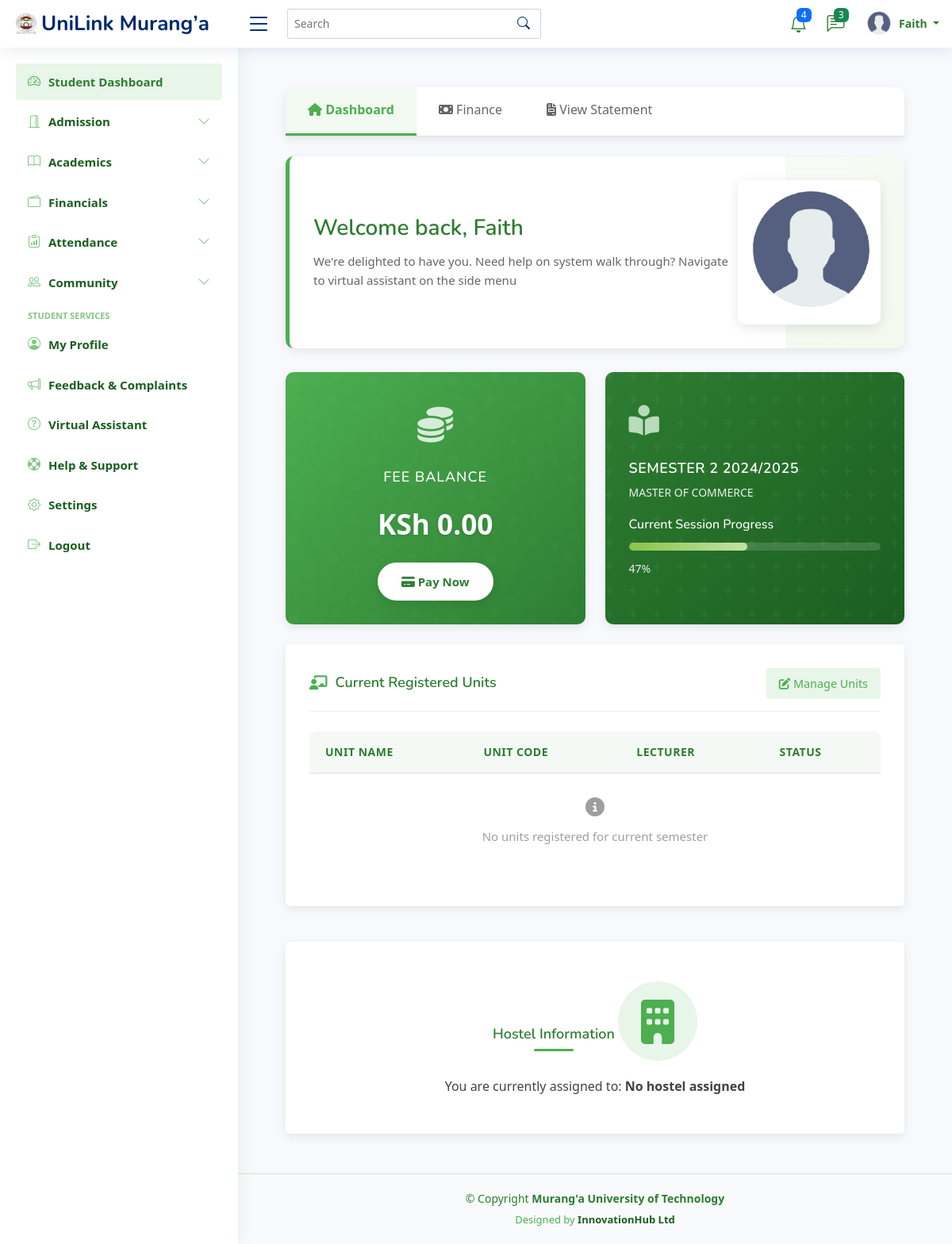
Page /student/dashboard/ (signed in) on the committed database.
### students_portal/models.py (models this page shows, shortened)
class User(AbstractUser):
    USER_TYPES = (
        ('student', 'Student'),
        ('lecturer', 'Lecturer'),
        ('admin', 'Administrator'),
        ('staff', 'Administrative Staff'),
        ('finance', 'Finance Officer'),
    )
    user_type = models.CharField(max_length=20, choices=USER_TYPES)
    is_verified = models.BooleanField(default=False)
    status = models.CharField(max_length=20, choices=[
        ('active', 'Active'),
        ('inactive', 'Inactive'),
        ('suspended', 'Suspended'),
    ], default='active')
    phone_number = models.CharField(max_length=15, blank=True, null=True)
    last_password_change = models.DateTimeField(default=timezone.now)
    password_reset_token = models.CharField(max_length=100, blank=True, null=True)
    password_reset_token_expiry = models.DateTimeField(blank=True, null=True)
    created_at = models.DateTimeField(auto_now_add=True)
    updated_at = models.DateTimeField(auto_now=True)

class Student(models.Model):
    registration_number = models.CharField(max_length=20, unique=True)
    first_name = models.CharField(max_length=100)
    last_name = models.CharField(max_length=100)
    middle_name = models.CharField(max_length=100, blank=True, null=True)
    id_number = models.CharField(max_length=20, blank=True, null=True)
    profile_picture = models.ImageField(upload_to='lecturer_profiles/', blank=True, null=True)
    programme = models.ForeignKey(Programme, on_delete=models.CASCADE, related_name='students')
    current_year = models.IntegerField()
    current_semester = models.IntegerField()
    date_of_admission = models.DateField()
    expected_graduation_date = models.DateField(blank=True, null=True)
    date_of_birth = models.DateField(blank=True, null=True)
    gender = models.CharField(max_length=10, choices=[
        ('M', 'Male'),
        ('F', 'Female'),
        ('O', 'Other')
    ], blank=True, null=True)
    email = models.EmailField(blank=True, null=True)
    phone_number = models.CharField(max_length=15, blank=True, null=True)
    religion = models.CharField(max_length=50, blank=True, null=True)
    county = models.CharField(max_length=50, blank=True, null=True)
    town = models.CharField(max_length=50, blank=True, null=True)
    postal_address = models.CharField(max_length=100, blank=True, null=True)
    postal_code = models.CharField(max_length=10, blank=True, null=True)
    parent_name = models.CharField(max_length=100, blank=True, null=True)
    parent_phone = models.CharField(max_length=15, blank=True, null=True)
    emergency_contact_name = models.CharField(max_length=100, blank=True, null=True)
    emergency_contact_relationship = models.CharField(max_length=50, blank=True, null=True)
    emergency_contact_phone = models.CharField(max_length=15, blank=True, null=True)
    is_active = models.BooleanField(default=True)
    status = models.CharField(max_length=20, choices=[
        ('active', 'Active'),
        ('inactive', 'Inactive'),
        ('graduated', 'Graduated'),
        ('deferred', 'Deferred'),
        ('suspended', 'Suspended'),
        ('transferred', 'Transferred'),
        ('withdrawn', 'Withdrawn')
    ], default='active')
    entry_mode = models.CharField(max_length=20, choices=[
        ('government_sponsored', 'Government-Sponsored'),
        ('self_sponsored', 'Self-Sponsored'),
        ('parallel', 'Parallel'),
        ('exchange', 'Exchange'),
        ('transfer', 'Transfer')
    ], default='government_sponsored')
    scholarship_info = models.TextField(blank=True, null=True)
    created_at = models.DateTimeField(auto_now_add=True)
    updated_at = models.DateTimeField(auto_now=True)

class Semester(models.Model):
    academic_year = models.ForeignKey(AcademicYear, on_delete=models.CASCADE, related_name='semesters')
    name = models.CharField(max_length=50)
    number = models.IntegerField()  # 1, 2, or 3 depending on programme
    start_date = models.DateField()
    end_date = models.DateField()
    is_current = models.BooleanField(default=False)
    current_week = models.PositiveSmallIntegerField(
        default=1,
    )
    class Meta:
        unique_together = ('academic_year', 'number')

class AcademicYear(models.Model):
    name = models.CharField(max_length=50)
    start_date = models.DateField()
    end_date = models.DateField()
    is_current = models.BooleanField(default=False)

class Programme(models.Model):
    name = models.CharField(max_length=200)
    code = models.CharField(max_length=20, unique=True)
    department = models.ForeignKey(Department, on_delete=models.CASCADE, related_name='programmes')
    duration_years = models.IntegerField()
    semesters_per_year = models.IntegerField(default=2)
    description = models.TextField(blank=True, null=True)

### students_portal/views.py (the view)
# urls.py: path('student/dashboard/', views.student_dashboard, name='student_dashboard'),
@login_required
def student_dashboard(request):
    if request.session.get('user_type') != 'student':
        messages.error(request, "You don't have access to the student dashboard.")
        return redirect('login')
    student_id = request.session.get('student_id')
    try:
        student = Student.objects.select_related('programme').get(id=student_id)
        programme = student.programme
        current_semester = Semester.objects.filter(is_current=True).first()
        if not current_semester:
            current_semester = Semester.objects.order_by('-academic_year__start_date', '-start_date').first()
        enrolled_units = []
        session_progress = 0
        if current_semester:
            enrolled_units = StudentEnrollment.objects.filter(
                student=student,
                semester=current_semester
            ).select_related('programme_unit', 'programme_unit__unit')
            if current_semester.end_date and current_semester.start_date:
                today = datetime.now().date()
                total_days = (current_semester.end_date - current_semester.start_date).days
                days_passed = max(0, (today - current_semester.start_date).days)
                session_progress = min(100, round((days_passed / total_days) * 100)) if total_days > 0 else 0
        current_balance = 0
        current_fee_record = None
        if current_semester:
            current_fee_structure = FeesStructure.objects.filter(
                programme=programme,
                year_of_study=student.current_year,
                semester=student.current_semester,
                academic_year=current_semester.academic_year
            ).first()
            if current_fee_structure:
                current_fee_record = StudentFee.objects.filter(
                    student=student,
                    fee_structure=current_fee_structure
                ).first()
                if current_fee_record:
                    current_balance = current_fee_record.balance
        context = {
            'student': student,
            'programme': programme,
            'current_semester': current_semester,
            'enrolled_units': enrolled_units,
            'session_progress': session_progress,
            'current_balance': current_balance,
            'current_fee_record': current_fee_record,  # Pass the entire record for more details if needed
            'page_title': 'Student Dashboard',
        }
        return render(request, 'dashboards/student_dashborad_page.html', context)
    except Student.DoesNotExist:
        messages.error(request, "Student data profile not found. Please contact administration.")
        return redirect('login')

### templates/dashboards/student_dashborad_page.html (shortened to what this page needs)
{% extends 'base/base.html' %}
{% load static %}
{% block content %}
<link rel="stylesheet" href="{% static 'assets/css/student_dashboard.css' %}">
<link rel="stylesheet" href="https://cdnjs.cloudflare.com/ajax/libs/font-awesome/6.4.0/css/all.min.css">
<div class="main-content">
    <div class="dashboard-tabs">
        <div class="tab active"><i class="fas fa-home"></i> Dashboard</div>
        <div class="tab"><i class="fas fa-money-bill"></i> Finance</div>
        <div class="tab"><i class="fas fa-file-invoice"></i> View Statement</div>
    </div>
    <div class="welcome-card">
        <div class="welcome-text">
            <h2>Welcome back, {{ user.first_name }}</h2>
            <p>We're delighted to have you. Need help on system walk through? Navigate to virtual assistant on the side menu</p>
        </div>
        <div class="welcome-image">
            <img src="{% static 'assets/img/profile.png' %}" alt="Student Profile">
        </div>
    </div>
    <div class="dashboard-grid">
        <div class="fee-card">
            <div class="fee-icon">
                <i class="fas fa-coins"></i>
            </div>
            <h3>Fee Balance</h3>
            <div class="fee-balance">KSh {{ current_balance|floatformat:2 }}</div>
            <button class="pay-btn"><i class="fas fa-credit-card"></i> Pay Now</button>
        </div>
        <div class="semester-card">
            <div class="semester-icon">
                <i class="fas fa-book-reader"></i>
            </div>
            <h3>SEMESTER {{ student.current_semester }} {{ current_semester.academic_year.name }}</h3>
            <p>{{ programme.name|upper }}</p>
            <h4>Current Session Progress</h4>
            <div class="progress-bar">
                <div class="progress-fill" style="width: {{ session_progress }}%;"></div>
            </div>
            <p>{{ session_progress }}%</p>
        </div>
        <div class="units-section dashboard-full-width">
            <div class="section-header">
                <h3 class="section-title">Current Registered Units</h3>
                <a href="{% url 'unit_enrollment' %}" class="view-all"><i class="fas fa-edit"></i> Manage Units</a>
            </div>
            <table class="units-table">
                <thead>
                    <tr>
                        <th>Unit Name</th>
                        <th>Unit Code</th>
                        <th>Lecturer</th>
                        <th>Status</th>
                    </tr>
                </thead>
                <tbody>
                    {% for enrollment in enrolled_units %}
                    <tr>
                        <td>{{ enrollment.programme_unit.unit.name }}</td>
                        <td>{{ enrollment.programme_unit.unit.code }}</td>
                        <td>
                            {% with allocation=enrollment.programme_unit.unit_allocations.first %}
                                {% if allocation %}
                                    {{ allocation.lecturer.get_full_name }}
                                {% else %}
                                    <span style="color: #f57c00;">Not Assigned</span>
                                {% endif %}
                            {% endwith %}
                        </td>
                        <td class="status-pending">Registered</td>
                    </tr>
                    {% empty %}
                    <tr>
                        <td colspan="4" style="text-align: center; padding: 30px;">
                            <div style="color: #9e9e9e;">
                                <i class="fas fa-info-circle" style="font-size: 24px;"></i>
                                <p style="margin-top: 10px;">No units registered for current semester</p>
                            </div>
                        </td>
                    </tr>
                    {% endfor %}
                </tbody>
            </table>
        </div>
        <div class="hostel-card dashboard-full-width">
            <h3 class="hostel-title">Hostel Information</h3>
            <div class="hostel-icon">
                <i class="fas fa-building"></i>
            </div>
            <p>You are currently assigned to: <strong>{% if student.hostel %}{{ student.hostel.name }}{% else %}No hostel assigned{% endif %}</strong></p>
        </div>
    </div>
</div>
{% endblock %}

### templates/base/navbar.html (shortened to what this page needs)
{% load static %}
<header id="header" class="header fixed-top d-flex align-items-center">
    <div class="d-flex align-items-center justify-content-between">
      {% if request.user.is_staff %}
        <a href="#" class="logo d-flex align-items-center">
        {% else %}
        <a href="#" class="logo d-flex align-items-center">
      {% endif %}
        <img src="{% static 'assets/img/logo.png'%}" alt="">
        <span class="d-none d-lg-block">UniLink Murang’a</span>
      </a>
      <i class="bi bi-list toggle-sidebar-btn"></i>
    </div>
    <div class="search-bar">
      <form class="search-form d-flex align-items-center" method="POST" action="#">
        <input type="text" name="query" placeholder="Search" title="Enter search keyword">
        <button type="submit" title="Search"><i class="bi bi-search"></i></button>
      </form>
    </div>
    <nav class="header-nav ms-auto">
      <ul class="d-flex align-items-center">
        <li class="nav-item dropdown">
          <a class="nav-link nav-icon" href="#" data-bs-toggle="dropdown">
            <i class="bi bi-bell"></i>
            <span class="badge bg-primary badge-number">4</span>
          </a>
            </li>
          </ul>
        <li class="nav-item dropdown">
          <a class="nav-link nav-icon" href="#" data-bs-toggle="dropdown">
            <i class="bi bi-chat-left-text"></i>
            <span class="badge bg-success badge-number">3</span>
          </a>
        </li>
        <li class="nav-item dropdown pe-3">
          <a class="nav-link nav-profile d-flex align-items-center pe-0" href="#" data-bs-toggle="dropdown">
            <img src="{% static 'assets/img/profile.png'%}" alt="Profile" class="rounded-circle">
            <span class="d-none d-md-block dropdown-toggle ps-2">
              {% if user.is_authenticated %}
                   {{ user.first_name }}
              {% else %}
                  Admin
              {% endif %}
            </span>
          </a>
        </li>
    </nav>
  </header>

### static/assets/css/style.css (style rules this page uses)
:root { scroll-behavior: smooth; }
body { font-family: "Poppins", sans-serif; background: #f8fafc; color: #1e293b; line-height: 1.6; }
a { color: #4CAF50; text-decoration: none; transition: color 0.2s ease; }
h1, h2, h3, h4, h5, h6 { font-family: "Nunito", sans-serif; }
.logo { line-height: 1; }
@media (min-width: 1200px) { .logo { width: 280px; } }
.logo img { max-height: 26px; margin-right: 6px; }
.logo span { font-size: 26px; font-weight: 700; color: #012970; font-family: "Nunito", sans-serif; }
.header { transition: all 0.5s; z-index: 997; height: 60px; box-shadow: 0px 2px 20px rgba(1, 41, 112, 0.1); background-color: #fff; padding-left: 20px; }
.header .toggle-sidebar-btn { font-size: 32px; padding-left: 10px; cursor: pointer; color: #012970; }
.header .search-bar { min-width: 360px; padding: 0 20px; }
.header .search-form { width: 100%; }
.header .search-form input { border: 0; font-size: 14px; color: #012970; border: 1px solid rgba(1, 41, 112, 0.2); padding: 7px 38px 7px 8px; border-radius: 3px; transition: 0.3s; width: 100%; }
.header .search-form button { border: 0; padding: 0; margin-left: -30px; background: none; }
.header .search-form button i { color: #012970; }
.header-nav ul { list-style: none; }
.header-nav>ul { margin: 0; padding: 0; }
.header-nav .nav-icon { font-size: 22px; color: #2E7D32; margin-right: 25px; position: relative; }
.header-nav .nav-profile { color: #2E7D32; }
.header-nav .nav-profile img { max-height: 36px; }
.header-nav .nav-profile span { font-size: 14px; font-weight: 600; }
.header-nav .badge-number { position: absolute; inset: -2px -5px auto auto; font-weight: normal; font-size: 12px; padding: 3px 6px; background-color: #4CAF50; color: white; }

### rows in the picture
User: first_name "Faith"
Student: current_semester "2"
Semester: academic_year.name "2024/2025"
Programme: name "MASTER OF COMMERCE"

### other values in the picture
{{ current_balance|floatformat:2 }} "0.00"
{{ session_progress }} "47"
